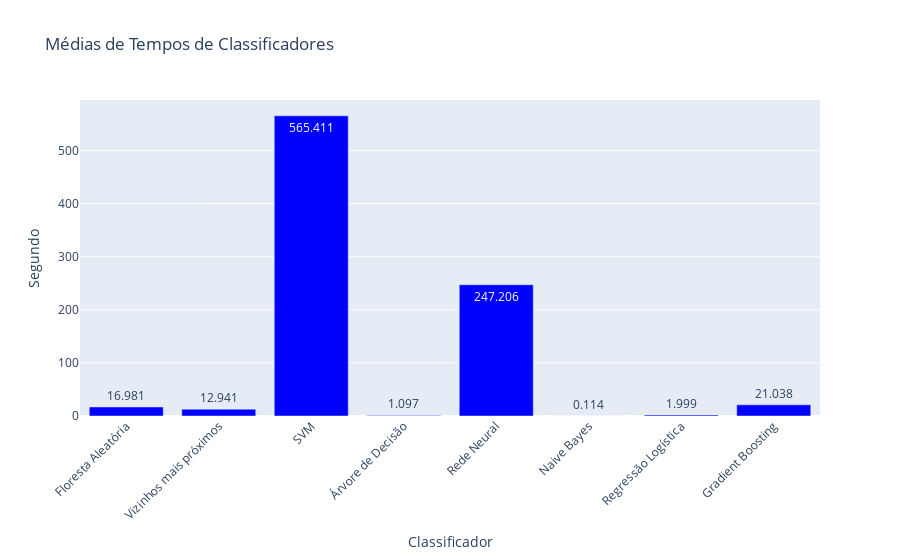

The code cell stored with this chart in its notebook:
### Code cell
fig = go.Figure([go.Bar(y=data_times["Tempo Médio(seg)"],x = classifiers_names,marker_color='blue',text=data_times["Tempo Médio(seg)"],textposition='auto')])
fig.update_layout(title_text='Médias de Tempos de Classificadores',xaxis_title="Classificador",yaxis_title="Segundo",xaxis_tickangle=-45)
fig.show()

### Figure 1 — Plotly figure (JSON) as saved in the notebook; plotly's stock layout.template omitted (floating-point values rounded to 4 significant figures)
{"data": [{"marker": {"color": "blue"}, "text": [16.98, 12.94, 565.4, 1.097, 247.2, 0.114, 1.999, 21.04], "textposition": "auto", "type": "bar", "x": ["Floresta Aleatória", "Vizinhos mais próximos", "SVM", "Árvore de Decisão", "Rede Neural", "Naive Bayes", "Regressão Logística", "Gradient Boosting"], "y": [16.98, 12.94, 565.4, 1.097, 247.2, 0.114, 1.999, 21.04]}], "layout": {"title": {"text": "Médias de Tempos de Classificadores"}, "xaxis": {"tickangle": -45, "title": {"text": "Classificador"}}, "yaxis": {"title": {"text": "Segundo"}}}}
